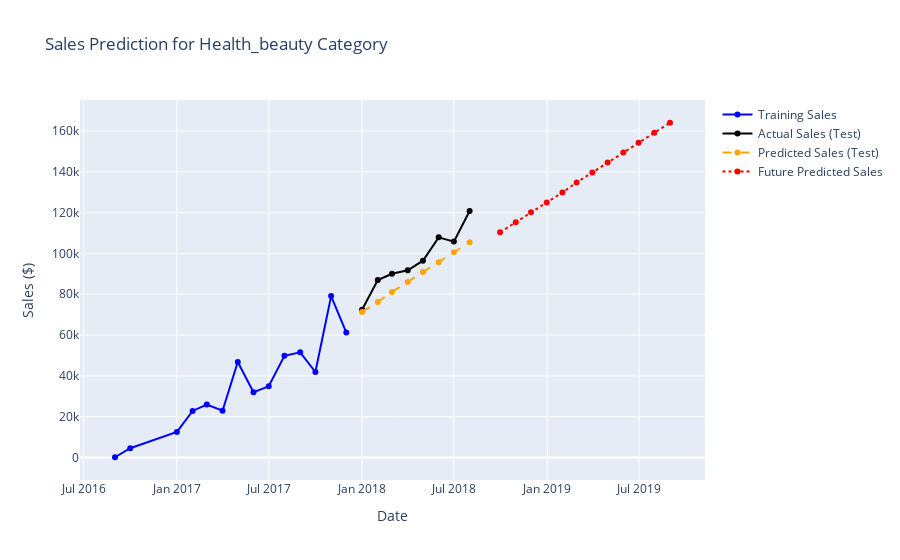
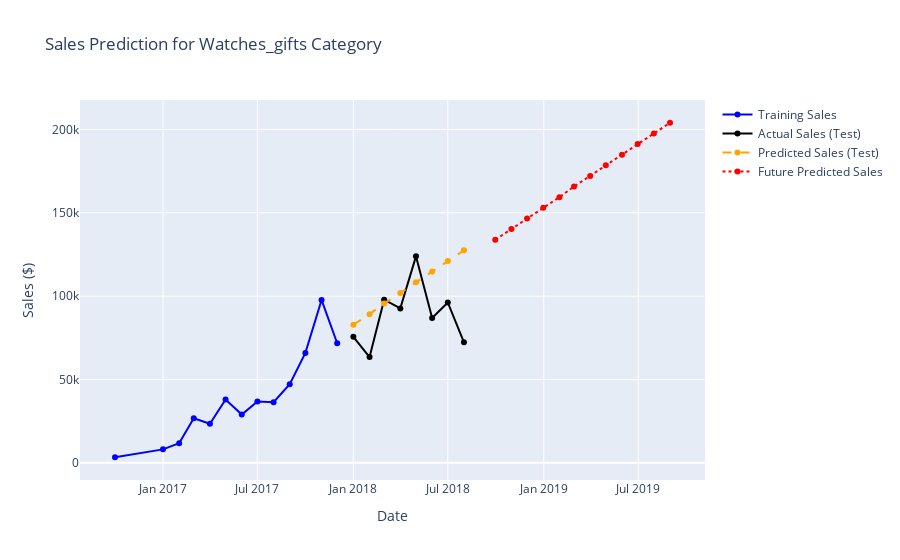
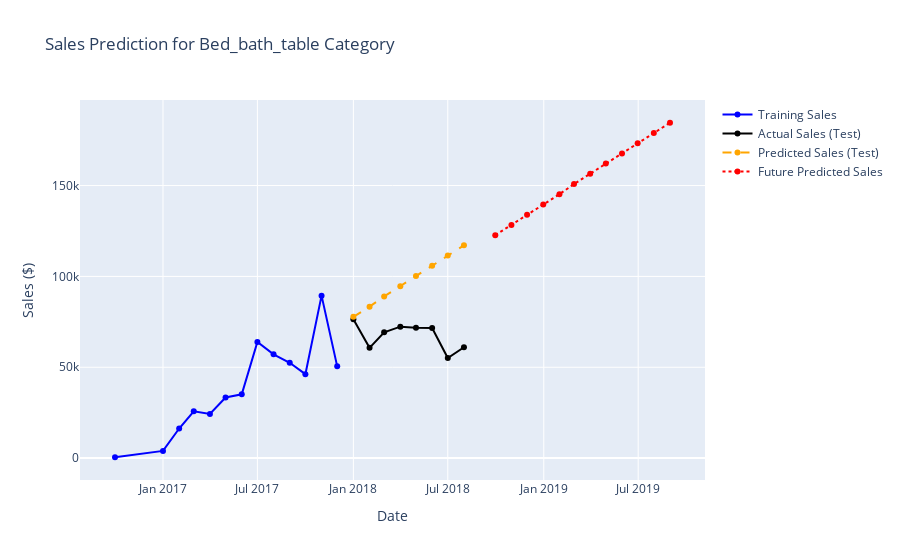
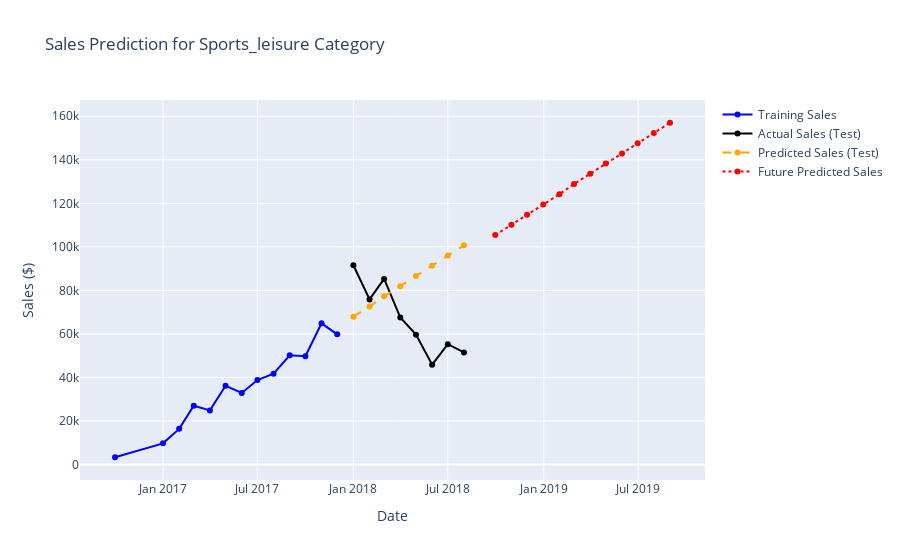

The cell these charts' notebook holds for them, in order:
### Code cell
import pandas as pd
import plotly.graph_objs as go
from sklearn.linear_model import LinearRegression
from sklearn.metrics import mean_absolute_error, mean_squared_error, r2_score
import numpy as np

# Load the cleaned dataset
full_data = pd.read_csv('cleaned_full_data.csv')

# Step 1: Calculate total sales for each product category
total_sales_by_category = (
    full_data.groupby('product_category_name_english')['price']
    .sum()
    .reset_index()
)

# Step 2: Identify the top 5 categories by total sales
top_categories = total_sales_by_category.nlargest(5, 'price')['product_category_name_english'].tolist()

# Prepare a summary dictionary for the results
results_summary = {}
predicted_sales_summary = {}

# Number of future months to predict
future_months = 12  # For example, predicting for the next 12 months

# Step 3: Time Series Analysis for Each Top Category
for category_name in top_categories:
    # Filter data for the specific category
    category_data = full_data[full_data['product_category_name_english'] == category_name]

    # Group by year and month, summing up the sales
    category_monthly_sales = category_data.groupby(['order_year', 'order_month'])['price'].sum().reset_index()

    # Create a new Date column for easy time-based indexing
    category_monthly_sales['date'] = pd.to_datetime(
        category_monthly_sales['order_year'].astype(str) + '-' + 
        category_monthly_sales['order_month'].astype(str).str.zfill(2) + '-01'
    )

    # Sort values by date
    category_monthly_sales = category_monthly_sales.sort_values(by='date').reset_index(drop=True)

    # Split data: 2016-2017 for training, 2018 for testing
    train_data = category_monthly_sales[category_monthly_sales['date'] < '2018-01-01'].copy()
    test_data = category_monthly_sales[category_monthly_sales['date'] >= '2018-01-01'].copy()

    # Set up features and target variable
    train_data.loc[:, 'time_index'] = range(len(train_data))
    test_data.loc[:, 'time_index'] = range(len(train_data), len(train_data) + len(test_data))
    X_train = train_data[['time_index']]
    y_train = train_data['price']
    
    # Create and train the model
    model = LinearRegression()
    model.fit(X_train, y_train)

    # Make predictions for the test set
    y_pred_test = model.predict(test_data[['time_index']])

    # Calculate evaluation metrics
    mae = mean_absolute_error(test_data['price'], y_pred_test)
    mse = mean_squared_error(test_data['price'], y_pred_test)
    rmse = np.sqrt(mse)
    r2 = r2_score(test_data['price'], y_pred_test)

    # Store the results in the summary dictionary
    results_summary[category_name] = {
        'MAE': mae,
        'MSE': mse,
        'RMSE': rmse,
        'R² Score': r2
    }

    # Summarize predicted sales for future analysis
    predicted_sales_summary[category_name] = {
        'Predicted Sales': y_pred_test.sum()  # Sum of predicted sales for the testing period
    }

    # Future Predictions
    last_index = len(category_monthly_sales)  # Last index in the training data
    future_time_indices = pd.DataFrame(np.arange(last_index, last_index + future_months), columns=['time_index'])
    
    # Make future predictions
    future_predictions = model.predict(future_time_indices)

    # Prepare future dates for the predicted values
    last_date = category_monthly_sales['date'].max()
    future_dates = pd.date_range(start=last_date, periods=future_months + 1, freq='ME')[1:]

    # Plotting with Plotly
    fig = go.Figure()
    fig.add_trace(go.Scatter(x=train_data['date'], y=y_train, mode='lines+markers', name='Training Sales', line=dict(color='blue')))
    fig.add_trace(go.Scatter(x=test_data['date'], y=test_data['price'], mode='lines+markers', name='Actual Sales (Test)', line=dict(color='black')))
    fig.add_trace(go.Scatter(x=test_data['date'], y=y_pred_test, mode='lines+markers', name='Predicted Sales (Test)', line=dict(dash='dash', color='orange')))
    fig.add_trace(go.Scatter(x=future_dates, y=future_predictions, mode='lines+markers', name='Future Predicted Sales', line=dict(dash='dot', color='red')))
    fig.update_layout(title=f'Sales Prediction for {category_name.capitalize()} Category', xaxis_title='Date', yaxis_title='Sales ($)', hovermode="x unified")
    fig.show()

# Convert results summary to DataFrame for better visualization
results_df = pd.DataFrame(results_summary).T
predicted_sales_df = pd.DataFrame(predicted_sales_summary).T

# Display the results summary
print("Evaluation Metrics:")
print(results_df)

# Identify and display the category with the highest predicted sales
highest_sales_category = predicted_sales_df['Predicted Sales'].idxmax()
highest_sales_value = predicted_sales_df['Predicted Sales'].max()

print(f"\nThe category with the highest predicted sales is: {highest_sales_category} "
      f"with predicted sales of ${highest_sales_value:.2f}")

# Display future predictions for all top categories
for category in top_categories:
    print(f"Future predicted sales for {category} for the next {future_months} months: {future_predictions.sum():.2f}")

### Figure 1 — Plotly figure (JSON) as saved in the notebook; plotly's stock layout.template omitted (floating-point values rounded to 4 significant figures)
{"data": [{"line": {"color": "blue"}, "mode": "lines+markers", "name": "Training Sales", "type": "scatter", "x": ["2016-09-01T00:00:00", "2016-10-01T00:00:00", "2017-01-01T00:00:00", "2017-02-01T00:00:00", "2017-03-01T00:00:00", "2017-04-01T00:00:00", "2017-05-01T00:00:00", "2017-06-01T00:00:00", "2017-07-01T00:00:00", "2017-08-01T00:00:00", "2017-09-01T00:00:00", "2017-10-01T00:00:00", "2017-11-01T00:00:00", "2017-12-01T00:00:00"], "y": [135.0, 4553.0, 12560.0, 22840.0, 26000.0, 22940.0, 46790.0, 32030.0, 34900.0, 49870.0, 51540.0, 41920.0, 79120.0, 61260.0]}, {"line": {"color": "black"}, "mode": "lines+markers", "name": "Actual Sales (Test)", "type": "scatter", "x": ["2018-01-01T00:00:00", "2018-02-01T00:00:00", "2018-03-01T00:00:00", "2018-04-01T00:00:00", "2018-05-01T00:00:00", "2018-06-01T00:00:00", "2018-07-01T00:00:00", "2018-08-01T00:00:00"], "y": [72470.0, 87000.0, 90030.0, 91750.0, 96460.0, 107900.0, 105800.0, 120800.0]}, {"line": {"color": "orange", "dash": "dash"}, "mode": "lines+markers", "name": "Predicted Sales (Test)", "type": "scatter", "x": ["2018-01-01T00:00:00", "2018-02-01T00:00:00", "2018-03-01T00:00:00", "2018-04-01T00:00:00", "2018-05-01T00:00:00", "2018-06-01T00:00:00", "2018-07-01T00:00:00", "2018-08-01T00:00:00"], "y": [71350.0, 76230.0, 81110.0, 85990.0, 90870.0, 95750.0, 100600.0, 105500.0]}, {"line": {"color": "red", "dash": "dot"}, "mode": "lines+markers", "name": "Future Predicted Sales", "type": "scatter", "x": ["2018-09-30T00:00:00", "2018-10-31T00:00:00", "2018-11-30T00:00:00", "2018-12-31T00:00:00", "2019-01-31T00:00:00", "2019-02-28T00:00:00", "2019-03-31T00:00:00", "2019-04-30T00:00:00", "2019-05-31T00:00:00", "2019-06-30T00:00:00", "2019-07-31T00:00:00", "2019-08-31T00:00:00"], "y": [110400.0, 115300.0, 120200.0, 125000.0, 129900.0, 134800.0, 139700.0, 144600.0, 149400.0, 154300.0, 159200.0, 164100.0]}], "layout": {"autosize": true, "hovermode": "x unified", "title": {"text": "Sales Prediction for Health_beauty Category"}, "xaxis": {"autorange": true, "range": ["2016-06-22 19:40:23.7624", "2019-11-09 04:19:36.2376"], "title": {"text": "Date"}, "type": "date"}, "yaxis": {"autorange": true, "range": [-13390.0, 177600.0], "title": {"text": "Sales ($)"}, "type": "linear"}}}

### Figure 2 — Plotly figure (JSON) as saved in the notebook; plotly's stock layout.template omitted (floating-point values rounded to 4 significant figures)
{"data": [{"line": {"color": "blue"}, "mode": "lines+markers", "name": "Training Sales", "type": "scatter", "x": ["2016-10-01T00:00:00", "2017-01-01T00:00:00", "2017-02-01T00:00:00", "2017-03-01T00:00:00", "2017-04-01T00:00:00", "2017-05-01T00:00:00", "2017-06-01T00:00:00", "2017-07-01T00:00:00", "2017-08-01T00:00:00", "2017-09-01T00:00:00", "2017-10-01T00:00:00", "2017-11-01T00:00:00", "2017-12-01T00:00:00"], "y": [3360.0, 8087.0, 11760.0, 26770.0, 23490.0, 37970.0, 28950.0, 36800.0, 36420.0, 47140.0, 65960.0, 97720.0, 71730.0]}, {"line": {"color": "black"}, "mode": "lines+markers", "name": "Actual Sales (Test)", "type": "scatter", "x": ["2018-01-01T00:00:00", "2018-02-01T00:00:00", "2018-03-01T00:00:00", "2018-04-01T00:00:00", "2018-05-01T00:00:00", "2018-06-01T00:00:00", "2018-07-01T00:00:00", "2018-08-01T00:00:00"], "y": [75620.0, 63460.0, 97860.0, 92660.0, 123900.0, 86890.0, 96210.0, 72280.0]}, {"line": {"color": "orange", "dash": "dash"}, "mode": "lines+markers", "name": "Predicted Sales (Test)", "type": "scatter", "x": ["2018-01-01T00:00:00", "2018-02-01T00:00:00", "2018-03-01T00:00:00", "2018-04-01T00:00:00", "2018-05-01T00:00:00", "2018-06-01T00:00:00", "2018-07-01T00:00:00", "2018-08-01T00:00:00"], "y": [82820.0, 89200.0, 95580.0, 102000.0, 108300.0, 114700.0, 121100.0, 127500.0]}, {"line": {"color": "red", "dash": "dot"}, "mode": "lines+markers", "name": "Future Predicted Sales", "type": "scatter", "x": ["2018-09-30T00:00:00", "2018-10-31T00:00:00", "2018-11-30T00:00:00", "2018-12-31T00:00:00", "2019-01-31T00:00:00", "2019-02-28T00:00:00", "2019-03-31T00:00:00", "2019-04-30T00:00:00", "2019-05-31T00:00:00", "2019-06-30T00:00:00", "2019-07-31T00:00:00", "2019-08-31T00:00:00"], "y": [133900.0, 140200.0, 146600.0, 153000.0, 159400.0, 165700.0, 172100.0, 178500.0, 184900.0, 191300.0, 197600.0, 204000.0]}], "layout": {"autosize": true, "hovermode": "x unified", "title": {"text": "Sales Prediction for Watches_gifts Category"}, "xaxis": {"autorange": true, "range": ["2016-07-24 17:51:40.9901", "2019-11-07 06:08:19.0099"], "title": {"text": "Date"}, "type": "date"}, "yaxis": {"autorange": true, "range": [-13200.0, 220600.0], "title": {"text": "Sales ($)"}, "type": "linear"}}}

### Figure 3 — Plotly figure (JSON) as saved in the notebook; plotly's stock layout.template omitted (floating-point values rounded to 4 significant figures)
{"data": [{"line": {"color": "blue"}, "mode": "lines+markers", "name": "Training Sales", "type": "scatter", "x": ["2016-10-01T00:00:00", "2017-01-01T00:00:00", "2017-02-01T00:00:00", "2017-03-01T00:00:00", "2017-04-01T00:00:00", "2017-05-01T00:00:00", "2017-06-01T00:00:00", "2017-07-01T00:00:00", "2017-08-01T00:00:00", "2017-09-01T00:00:00", "2017-10-01T00:00:00", "2017-11-01T00:00:00", "2017-12-01T00:00:00"], "y": [479.0, 3960.0, 16280.0, 25770.0, 24350.0, 33350.0, 35110.0, 63890.0, 57140.0, 52470.0, 46198, 89410.0, 50510.0]}, {"line": {"color": "black"}, "mode": "lines+markers", "name": "Actual Sales (Test)", "type": "scatter", "x": ["2018-01-01T00:00:00", "2018-02-01T00:00:00", "2018-03-01T00:00:00", "2018-04-01T00:00:00", "2018-05-01T00:00:00", "2018-06-01T00:00:00", "2018-07-01T00:00:00", "2018-08-01T00:00:00"], "y": [76380.0, 60690.0, 69260.0, 72360.0, 71700.0, 71570.0, 55080.0, 61040.0]}, {"line": {"color": "orange", "dash": "dash"}, "mode": "lines+markers", "name": "Predicted Sales (Test)", "type": "scatter", "x": ["2018-01-01T00:00:00", "2018-02-01T00:00:00", "2018-03-01T00:00:00", "2018-04-01T00:00:00", "2018-05-01T00:00:00", "2018-06-01T00:00:00", "2018-07-01T00:00:00", "2018-08-01T00:00:00"], "y": [77740.0, 83360.0, 88980.0, 94600.0, 100200.0, 105800.0, 111500.0, 117100.0]}, {"line": {"color": "red", "dash": "dot"}, "mode": "lines+markers", "name": "Future Predicted Sales", "type": "scatter", "x": ["2018-09-30T00:00:00", "2018-10-31T00:00:00", "2018-11-30T00:00:00", "2018-12-31T00:00:00", "2019-01-31T00:00:00", "2019-02-28T00:00:00", "2019-03-31T00:00:00", "2019-04-30T00:00:00", "2019-05-31T00:00:00", "2019-06-30T00:00:00", "2019-07-31T00:00:00", "2019-08-31T00:00:00"], "y": [122700.0, 128300.0, 134000.0, 139600.0, 145200.0, 150800.0, 156500.0, 162100.0, 167700.0, 173300.0, 178900.0, 184600.0]}], "layout": {"autosize": true, "hovermode": "x unified", "title": {"text": "Sales Prediction for Bed_bath_table Category"}, "xaxis": {"autorange": true, "range": ["2016-07-24 17:51:40.9901", "2019-11-07 06:08:19.0099"], "title": {"text": "Date"}, "type": "date"}, "yaxis": {"autorange": true, "range": [-14710.0, 199800.0], "title": {"text": "Sales ($)"}, "type": "linear"}}}

### Figure 4 — Plotly figure (JSON) as saved in the notebook; plotly's stock layout.template omitted (floating-point values rounded to 4 significant figures)
{"data": [{"line": {"color": "blue"}, "mode": "lines+markers", "name": "Training Sales", "type": "scatter", "x": ["2016-10-01T00:00:00", "2017-01-01T00:00:00", "2017-02-01T00:00:00", "2017-03-01T00:00:00", "2017-04-01T00:00:00", "2017-05-01T00:00:00", "2017-06-01T00:00:00", "2017-07-01T00:00:00", "2017-08-01T00:00:00", "2017-09-01T00:00:00", "2017-10-01T00:00:00", "2017-11-01T00:00:00", "2017-12-01T00:00:00"], "y": [3334.0, 9718.0, 16370.0, 27000.0, 24860.0, 36160.0, 32900.0, 38810.0, 41730.0, 50170.0, 49750.0, 64870.0, 59790.0]}, {"line": {"color": "black"}, "mode": "lines+markers", "name": "Actual Sales (Test)", "type": "scatter", "x": ["2018-01-01T00:00:00", "2018-02-01T00:00:00", "2018-03-01T00:00:00", "2018-04-01T00:00:00", "2018-05-01T00:00:00", "2018-06-01T00:00:00", "2018-07-01T00:00:00", "2018-08-01T00:00:00"], "y": [91570.0, 75860.0, 85290.0, 67530.0, 59660.0, 45850.0, 55290.0, 51500.0]}, {"line": {"color": "orange", "dash": "dash"}, "mode": "lines+markers", "name": "Predicted Sales (Test)", "type": "scatter", "x": ["2018-01-01T00:00:00", "2018-02-01T00:00:00", "2018-03-01T00:00:00", "2018-04-01T00:00:00", "2018-05-01T00:00:00", "2018-06-01T00:00:00", "2018-07-01T00:00:00", "2018-08-01T00:00:00"], "y": [67880.0, 72570.0, 77260.0, 81960.0, 86650.0, 91340.0, 96030.0, 100700.0]}, {"line": {"color": "red", "dash": "dot"}, "mode": "lines+markers", "name": "Future Predicted Sales", "type": "scatter", "x": ["2018-09-30T00:00:00", "2018-10-31T00:00:00", "2018-11-30T00:00:00", "2018-12-31T00:00:00", "2019-01-31T00:00:00", "2019-02-28T00:00:00", "2019-03-31T00:00:00", "2019-04-30T00:00:00", "2019-05-31T00:00:00", "2019-06-30T00:00:00", "2019-07-31T00:00:00", "2019-08-31T00:00:00"], "y": [105400.0, 110100.0, 114800.0, 119500.0, 124200.0, 128900.0, 133600.0, 138300.0, 143000.0, 147600.0, 152300.0, 157000.0]}], "layout": {"autosize": true, "hovermode": "x unified", "title": {"text": "Sales Prediction for Sports_leisure Category"}, "xaxis": {"autorange": true, "range": ["2016-07-24 17:51:40.9901", "2019-11-07 06:08:19.0099"], "title": {"text": "Date"}, "type": "date"}, "yaxis": {"autorange": true, "range": [-9350.0, 169700.0], "title": {"text": "Sales ($)"}, "type": "linear"}}}
